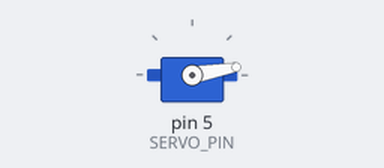
The sketch below on a simulated Arduino Uno, built with avr-gcc and run on an emulated ATmega328P. Parts: servo. What the sketch prints to the serial monitor is not drawn.

Above: at 0.05 s.
At 3.15 s:
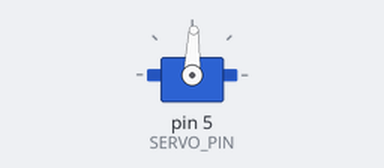
At 6.25 s:
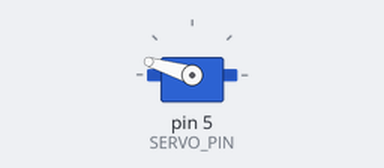
At 12.45 s:
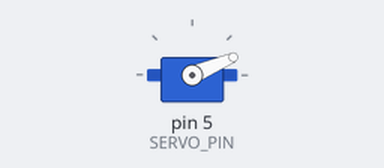
Timing chart, 0 to 16.9 s (numbered marks = the images above):
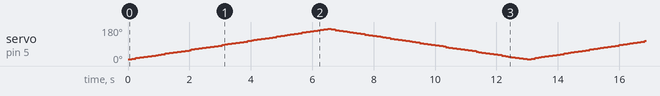

The sketch:

messingAbout.ino
```cpp
#include <IRremote.hpp>
#include <Servo.h>
// Ok so this is now current working file, 04-28-2026

#define UNIT_ID      1 // Either 1 or 0. Make sure both are DIFFERENT
#define IR_RECV_PIN  2
#define IR_SEND_PIN  3
#define SERVO_PIN    5

#define IR_ADDR      0x42
#define CMD_BEACON   0x01
#define CMD_ACK      0x02

#define SLOT_MS      60
#define SCAN_STEP_MS 80
#define SERVO_MIN    10
#define SERVO_MAX    170
#define SERVO_STEP   3
#define LOCK_CONFIRMS 4
#define TX_BLANK_MS  10    // ignore RX for this long after we transmit

Servo servo;
int   servoAngle = SERVO_MIN;
int   servoDir   = 1;

enum State { SCAN, PAIRED };
State state = SCAN;

int           confirmCount = 0;
unsigned long lastTx       = 0;
unsigned long lastStep     = 0;

void sendCmd(uint8_t cmd) {
  IrSender.sendNEC(IR_ADDR, cmd, 0);
  lastTx = millis();             // record exactly when we fired
}

bool myTxSlot() {
  return (millis() / SLOT_MS) % 2 == (unsigned long)UNIT_ID;
}

bool inBlankingWindow() {
  return millis() - lastTx < TX_BLANK_MS;
}

void stepServo() {
  if (millis() - lastStep < SCAN_STEP_MS) return;
  lastStep = millis();
  servoAngle += servoDir * SERVO_STEP;
  if (servoAngle >= SERVO_MAX) { servoAngle = SERVO_MAX; servoDir = -1; }
  if (servoAngle <= SERVO_MIN) { servoAngle = SERVO_MIN; servoDir =  1; }
  servo.write(servoAngle);
}

void setup() {
  Serial.begin(9600);
  servo.attach(SERVO_PIN);
  servo.write(servoAngle);
  IrReceiver.begin(IR_RECV_PIN, DISABLE_LED_FEEDBACK);
  IrSender.begin(IR_SEND_PIN);
  Serial.println(UNIT_ID == 0 ? "Unit A — scanning" : "Unit B — scanning");
}

void loop() {
  if (state == PAIRED) return;

  stepServo();

  if (myTxSlot() && millis() - lastTx > SLOT_MS) {
    sendCmd(CMD_BEACON);
  }

  if (IrReceiver.decode()) {
    uint8_t  cmd  = IrReceiver.decodedIRData.command;
    uint16_t addr = IrReceiver.decodedIRData.address;
    IrReceiver.resume();

    if (!inBlankingWindow() && addr == IR_ADDR && (cmd == CMD_BEACON || cmd == CMD_ACK)) {
      sendCmd(CMD_ACK);
      confirmCount++;
      Serial.print("Confirmed: ");
      Serial.println(confirmCount);

      if (confirmCount >= LOCK_CONFIRMS) {
        state = PAIRED;
        Serial.println(">>> PAIRED — servo locked <<<");
      }
    }
  } else {
    IrReceiver.resume();
  }
}
```
